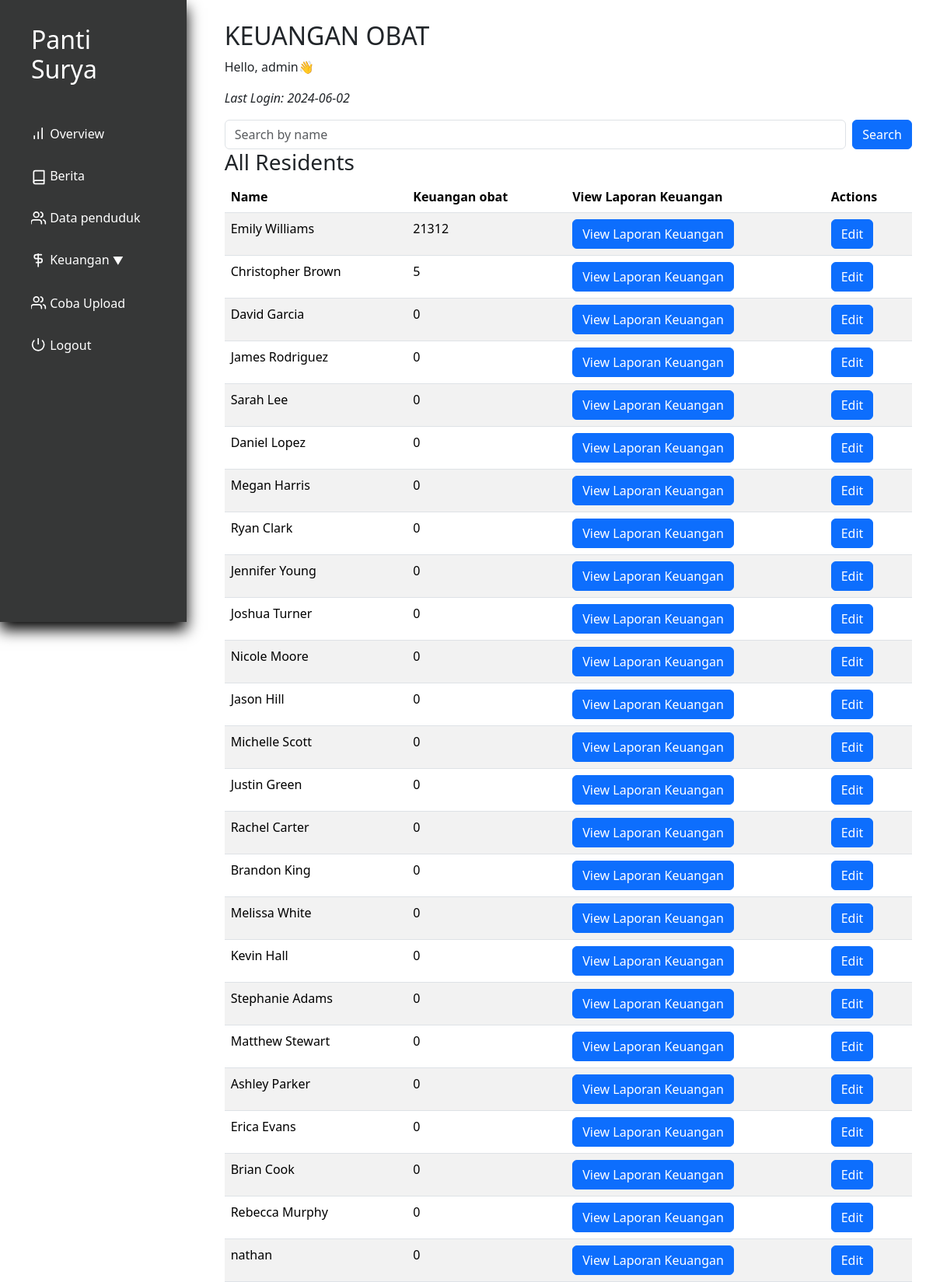
/keuangan_obat.php (signed in), run on the app's committed database.
### tables this page shows
CREATE TABLE `penduduk` (
  `id` int(11) NOT NULL,
  `nama` varchar(250) NOT NULL,
  `alamat` varchar(100) NOT NULL,
  `tanggal_masuk` date DEFAULT NULL,
  `email` varchar(200) DEFAULT NULL,
  `notelp` varchar(15) NOT NULL,
  `keuangan_pondokkan` int(11) NOT NULL,
  `keuangan_tabungan` int(11) NOT NULL,
  `keuangan_obat` int(11) NOT NULL,
  `keuangan_total` int(11) NOT NULL,
  `profile_picture` varchar(100) NOT NULL,
  `KTP` longblob NOT NULL,
  `KK` longblob NOT NULL,
  `BPJS` longblob NOT NULL,
  `keuangan_deposit` int(11) NOT NULL
);

### utils.php (called while the page is built, shortened)
<?php
class myDB
{
    private $host = "localhost";
    private $username = "root";
    private $password = "";
    private $database = "pantisurya";
    private $db;
    function __construct()
    {
        if ($this->db == null) {
            try {
                $this->db = new PDO("mysql:host=$this->host;dbname=$this->database", $this->username, $this->password);
                $this->db->setAttribute(PDO::ATTR_ERRMODE, PDO::ERRMODE_EXCEPTION);
            } catch (PDOException $e) {
                echo "Connection failed: " . $e->getMessage();
            }
        }
    }
    public function prepare($query)
    {
        return $this->db->prepare($query);
    }
}

### keuangan_obat.php (the view, shortened to what this page needs)
<?php
require "utils.php";
$db = new myDB();
$stmt_all_residents = $db->prepare("SELECT * FROM penduduk");
$stmt_all_residents->execute();
$residents = $stmt_all_residents->fetchAll(PDO::FETCH_ASSOC);
?>
<!DOCTYPE html>
<html lang="en">
<head>
    <?php include "layout/stylejquerynbs5.php" ?>
    <link rel="stylesheet" href="layout/indexstyle.css">
</head>
<body>
    <div class="app">
        <div class="dashboard">
            <?php include 'nav.php'?>
            <div class="main">
                <h2>KEUANGAN OBAT</h2>
                <p>Hello, <?php echo isset($_SESSION["username"]) ? $_SESSION["username"] : 'N/A'; ?>👋</p>
                <p style="font-style: italic;">Last Login: <?php echo isset($_SESSION["last_access"]) ? $_SESSION["last_access"] : 'N/A'; ?></p>
                <div class="search-bar">
                    <form method="POST" class="d-flex">
                        <input type="text" name="search" placeholder="Search by name" class="form-control me-2">
                        <button type="submit" class="btn btn-primary">Search</button>
                    </form>
                </div>
                <div class="residents-table">
                    <h3>All Residents</h3>
                    <table class="table table-striped">
                        <thead>
                            <tr>
                                <th>Name</th>
                                <th>Keuangan obat</th>
                                <th>View Laporan Keuangan</th>
                                <th>Actions</th>
                            </tr>
                        </thead>
                        <tbody>
                            <?php foreach($residents as $resident): ?>
                            <tr>
                                <td><?php echo $resident['nama']; ?></td>
                                <td><?php echo $resident['keuangan_obat']; ?></td>
                                <td><button onclick="window.location.href='laporankeuangan.php?id=<?php echo $resident['id']; ?>'" class="btn btn-primary">View Laporan Keuangan</button></td>
                                <td><a href="edit_balance_obat.php?id=<?php echo $resident['id']; ?>" class="btn btn-primary">Edit</a></td>
                            </tr>
                            <?php endforeach; ?>
                        </tbody>
                    </table>
                </div>
            </div>
        </div>
    </div>
</body>
</html>

### layout/indexstyle.css (style rules this page uses)
* { box-sizing: border-box; margin: 0; padding: 0; }
.dashboard { display: flex; min-height: 100vh; flex-direction: row; gap: 1.7rem; }
.main { width: 80%; height: 100vh; padding: 1.7rem; }

### data on the page
penduduk: nama "Emily Williams", keuangan_obat "21312"
penduduk: nama "Christopher Brown", keuangan_obat "5"
penduduk: nama "David Garcia", keuangan_obat "0"
penduduk: nama "James Rodriguez", keuangan_obat "0"
penduduk: nama "Sarah Lee", keuangan_obat "0"
penduduk: nama "Daniel Lopez", keuangan_obat "0"
penduduk: nama "Megan Harris", keuangan_obat "0"
penduduk: nama "Ryan Clark", keuangan_obat "0"
penduduk: nama "Jennifer Young", keuangan_obat "0"
penduduk: nama "Joshua Turner", keuangan_obat "0"
penduduk: nama "Nicole Moore", keuangan_obat "0"
penduduk: nama "Jason Hill", keuangan_obat "0"
penduduk: nama "Michelle Scott", keuangan_obat "0"
penduduk: nama "Justin Green", keuangan_obat "0"
penduduk: nama "Rachel Carter", keuangan_obat "0"
penduduk: nama "Brandon King", keuangan_obat "0"
penduduk: nama "Melissa White", keuangan_obat "0"
penduduk: nama "Kevin Hall", keuangan_obat "0"
penduduk: nama "Stephanie Adams", keuangan_obat "0"
penduduk: nama "Matthew Stewart", keuangan_obat "0"
penduduk: nama "Ashley Parker", keuangan_obat "0"
penduduk: nama "Erica Evans", keuangan_obat "0"
penduduk: nama "Brian Cook", keuangan_obat "0"
penduduk: nama "Rebecca Murphy", keuangan_obat "0"
penduduk: nama "nathan", keuangan_obat "0"

### other printed values
$_SESSION["username"] "admin"
$_SESSION["last_access"] "2024-06-02"
